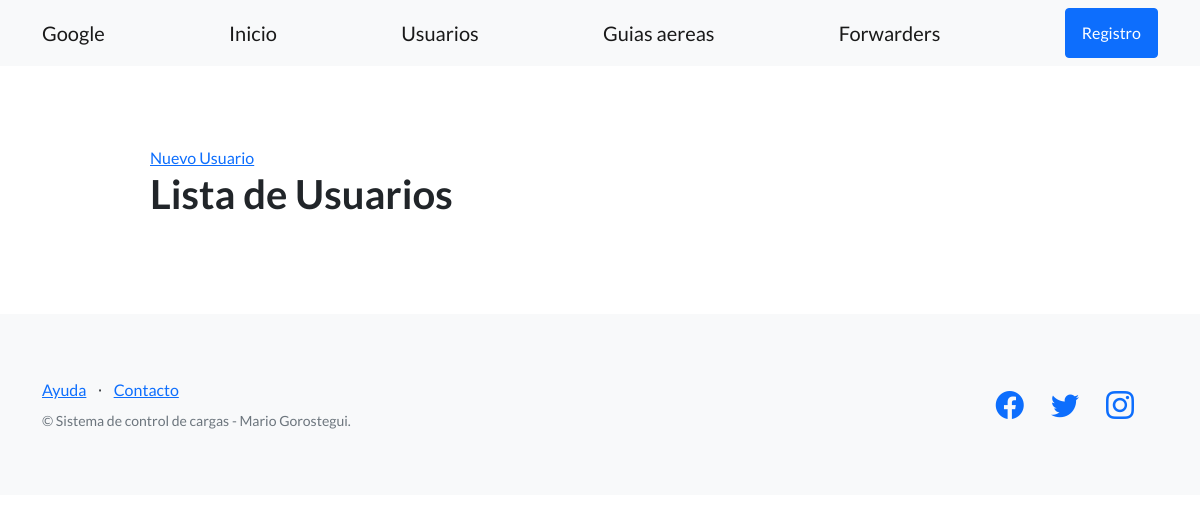
The app's page /lst_usuarios/, older data.
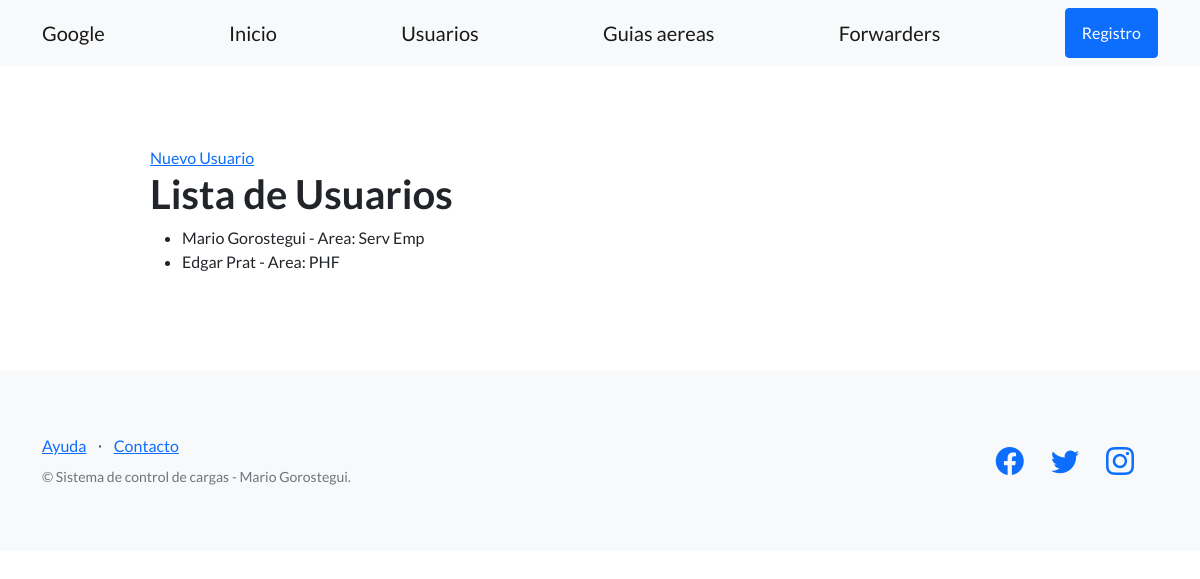
The same page, newer data.
### app_seg_cargas/models.py (models this page shows, shortened)
class Usuarios(models.Model):
    nombre = models.CharField(max_length=64)
    apellido = models.CharField(max_length=64)# Equivalente de str
    area = models.CharField(max_length=64)  # Equivalent de int

### proyecto_cargas/views.py (the view)
# urls.py: path('lst_usuarios/',lista_usuarios,name="Usuarios"),
def lista_usuarios (request):
    contexto = {
        "usuarios": Usuarios.objects.all(),
     }
    http_responde= render(
        request=request,
        template_name= 'proyecto_cargas/lista_usuarios.html',
        context = contexto,
    )
    return http_responde

### app_seg_cargas/templates/proyecto_cargas/lista_usuarios.html
{% extends 'proyecto_cargas/base.html' %}
{% block contenido %}
<section>
    <div>
      <a href="{% url "crear_usuario" %}">Nuevo Usuario</a>
      <h1>Lista de Usuarios</h1>
      <ul>
      {% for users in usuarios %}
        <li>{{ users.nombre }} {{ users.apellido }}  - Area: {{users.area}}</li>
      {% endfor %}
      </ul>
    </div>
  </section>
{% endblock contenido %}

Row changes from the older to the newer data that the page shows:
added Usuarios: nombre "Mario", apellido "Gorostegui", area "Serv Emp"
added Usuarios: nombre "Edgar", apellido "Prat", area "PHF"
